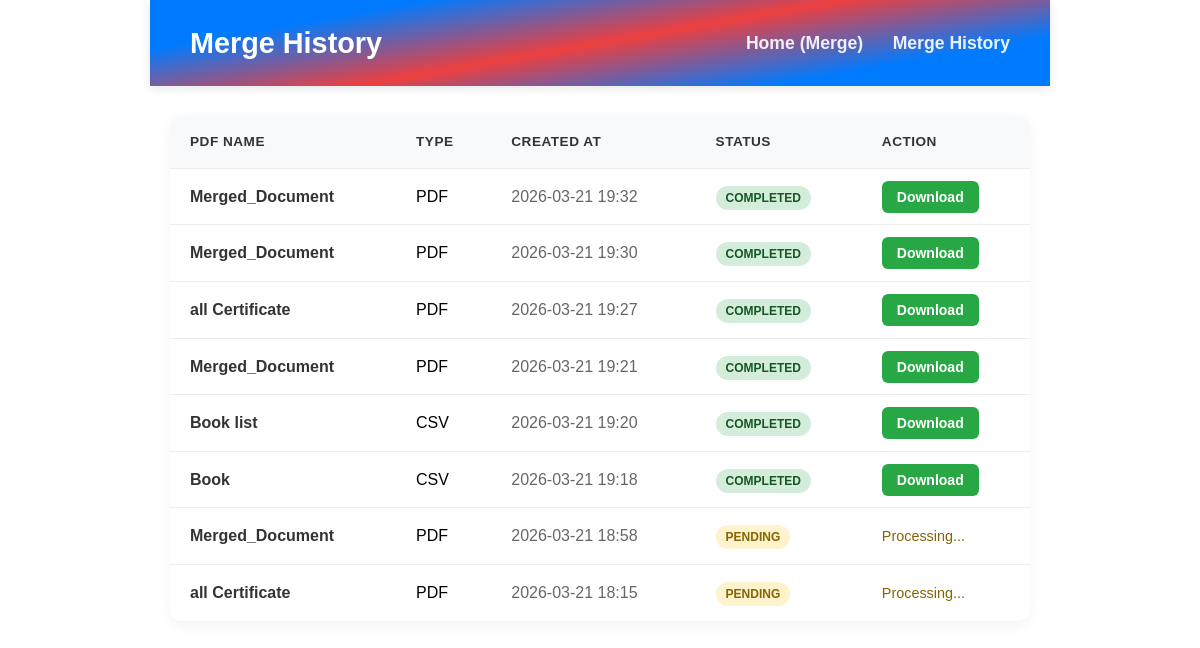
Before: /history/ with the older database file.
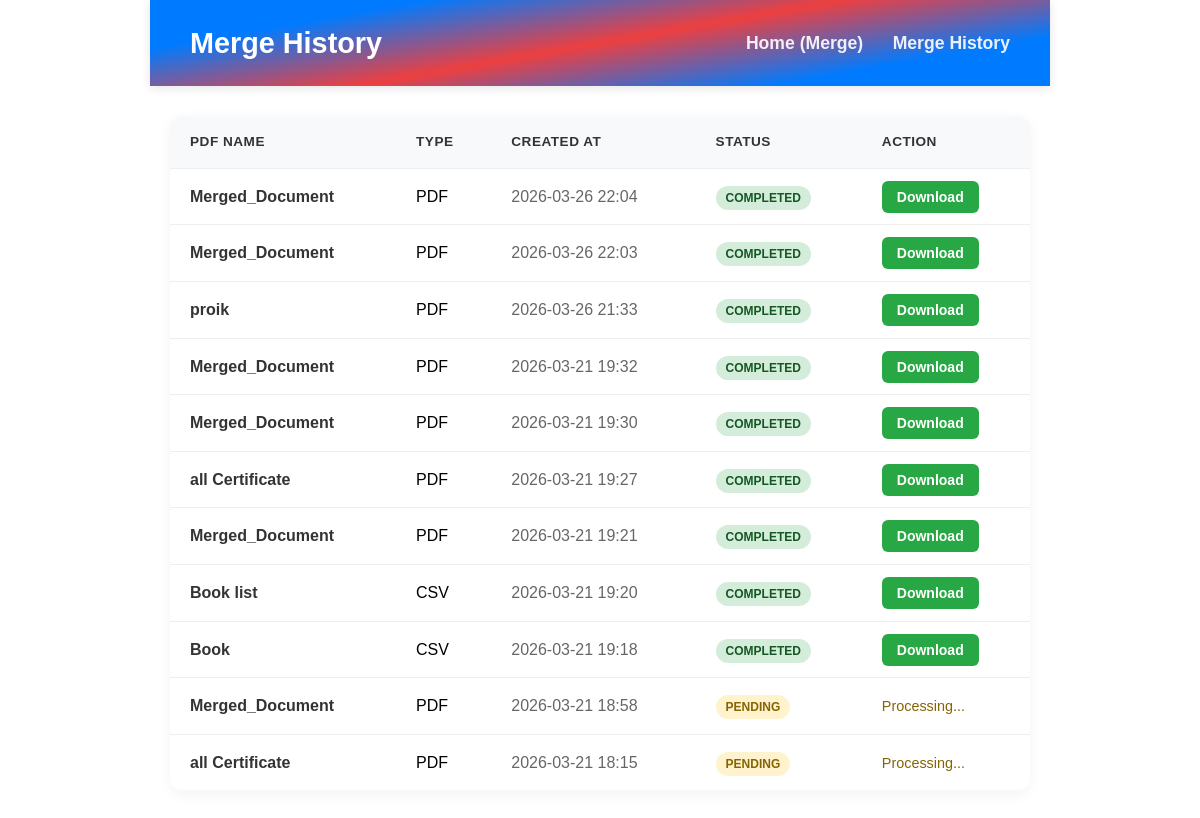
After: the same page with the newer database file.
### merger/models.py (models this page shows, shortened)
class MergeJob(models.Model):
    MERGE_TYPES = [
        ('PDF', 'PDF'),
        ('CSV', 'CSV'),
        ('EXCEL', 'Excel'),
    ]
    STATUS_CHOICES = [
        ('PENDING', 'Pending'),
        ('COMPLETED', 'Completed'),
        ('FAILED', 'Failed'),
    ]
    name = models.CharField(max_length=255)
    merge_type = models.CharField(max_length=10, choices=MERGE_TYPES)
    status = models.CharField(max_length=10, choices=STATUS_CHOICES, default='PENDING')
    merged_file = models.FileField(upload_to='merged/', null=True, blank=True)
    created_at = models.DateTimeField(auto_now_add=True)

### merger/views.py (the view)
# urls.py: path('history/', views.history, name='history'),
def history(request):
    jobs = MergeJob.objects.all().order_by('-created_at')
    return render(request, 'merger/history.html', {'jobs': jobs})

### merger/templates/merger/history.html (shortened to what this page needs)
{% load static %}
<!DOCTYPE html>
<html lang="en">
<head>
    <link rel="stylesheet" href="{% static 'merger/css/style.css' %}">
</head>
<body class="history-body">
    <header>
        <h1>Merge History</h1>
        <nav>
            <a href="/">Home (Merge)</a>
            <a href="/history">Merge History</a>
        </nav>
    </header>
    <div class="container">
        {% if jobs %}
            <table>
                <thead>
                    <tr>
                        <th>Pdf Name</th>
                        <th>Type</th>
                        <th>Created At</th>
                        <th>Status</th>
                        <th>Action</th>
                    </tr>
                </thead>
                <tbody>
                    {% for job in jobs %}
                        <tr>
                            <td style="font-weight: bold; color: #333;">{{ job.name }}</td>
                            <td>{{ job.merge_type }}</td>
                            <td style="color: #666;">{{ job.created_at|date:"Y-m-d H:i" }}</td>
                            <td>
                                {% if job.status == 'COMPLETED' %}
                                    <span class="status-badge status-completed">Completed</span>
                                {% elif job.status == 'FAILED' %}
                                    <span class="status-badge status-failed">Failed</span>
                                {% else %}
                                    <span class="status-badge status-pending">Pending</span>
                                {% endif %}
                            </td>
                            <td>
                                {% if job.status == 'COMPLETED' and job.merged_file %}
                                    <a href="{{ job.merged_file.url }}" class="download-btn">Download</a>
                                {% elif job.status == 'FAILED' %}
                                    <span style="color: #dc3545; font-size: 0.9em;">Error</span>
                                {% else %}
                                    <span style="color: #856404; font-size: 0.9em;">Processing...</span>
                                {% endif %}
                            </td>
                        </tr>
                    {% endfor %}
                </tbody>
            </table>
        {% else %}
            <p class="empty-state">No merge jobs found yet. Go to <a href="/">Home</a> to start merging.</p>
        {% endif %}
    </div>
</body>
</html>

### merger/static/merger/css/style.css (style rules this page uses)
body { font-family: sans-serif; margin: 0 auto; padding: 0 0 40px; line-height: 1.6; background: linear-gradient(wheat ); }
.container { padding: 0 20px; }
header { background: linear-gradient(170deg,#007bff 20% ,#e70000c0 50%,#007bff 80%); color: white; padding: 20px 40px; margin-bottom: 30px; box-shadow: 0 2px 10px rgba(0,0,0,0.1); display: flex; justify-content: space-between; align-items: center; }
header h1 { margin: 0; font-size: 1.8em; font-weight: bold; }
nav { margin-top: 0; }
nav a { margin-left: 25px; margin-right: 0; color: rgba(255,255,255,0.9); text-decoration: none; font-weight: bold; font-size: 1.1em; transition: color 0.2s; }
table { width: 100%; border-collapse: collapse; margin-top: 20px; background-color: white; border-radius: 12px; overflow: hidden; box-shadow: 0 4px 15px rgba(0,0,0,0.05); }
th, td { text-align: left; padding: 15px 20px; border-bottom: 1px solid #eee; }
th { background-color: #f8f9fa; color: #333; font-weight: bold; text-transform: uppercase; font-size: 0.85em; letter-spacing: 0.5px; }
tr:last-child td { border-bottom: none; }
.download-btn { background-color: #28a745; color: white; padding: 8px 15px; text-decoration: none; border-radius: 6px; font-size: 14px; font-weight: bold; transition: background-color 0.2s; }
.status-badge { padding: 5px 10px; border-radius: 20px; font-size: 12px; font-weight: bold; text-transform: uppercase; }
.status-completed { background-color: #d4edda; color: #155724; }
.status-pending { background-color: #fff3cd; color: #856404; }
.history-body { max-width: 900px; }

Changed rows visible on the page:
added MergeJob: name "Merged_Document", merge_type "PDF", created_at "2026-03-26 22:04", status "COMPLETED"
added MergeJob: name "Merged_Document", merge_type "PDF", created_at "2026-03-26 22:03", status "COMPLETED"
added MergeJob: name "proik", merge_type "PDF", created_at "2026-03-26 21:33", status "COMPLETED"
